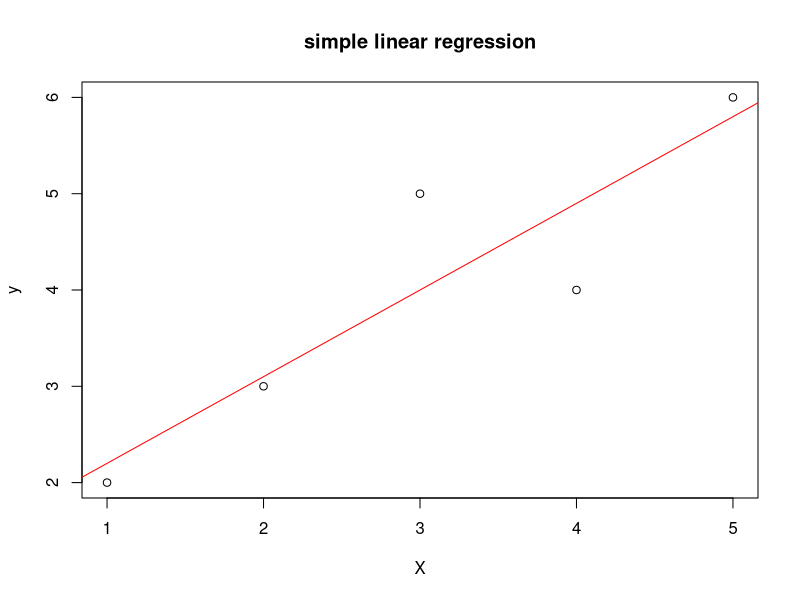

The R script that drew this image:
x<-c(1,2,3,4,5)
y<-c(2,3,5,4,6)
fit<-lm(y~x)
plot(x,y,main="simple linear regression",xlab="X",ylab="y")
abline(fit,col="red")